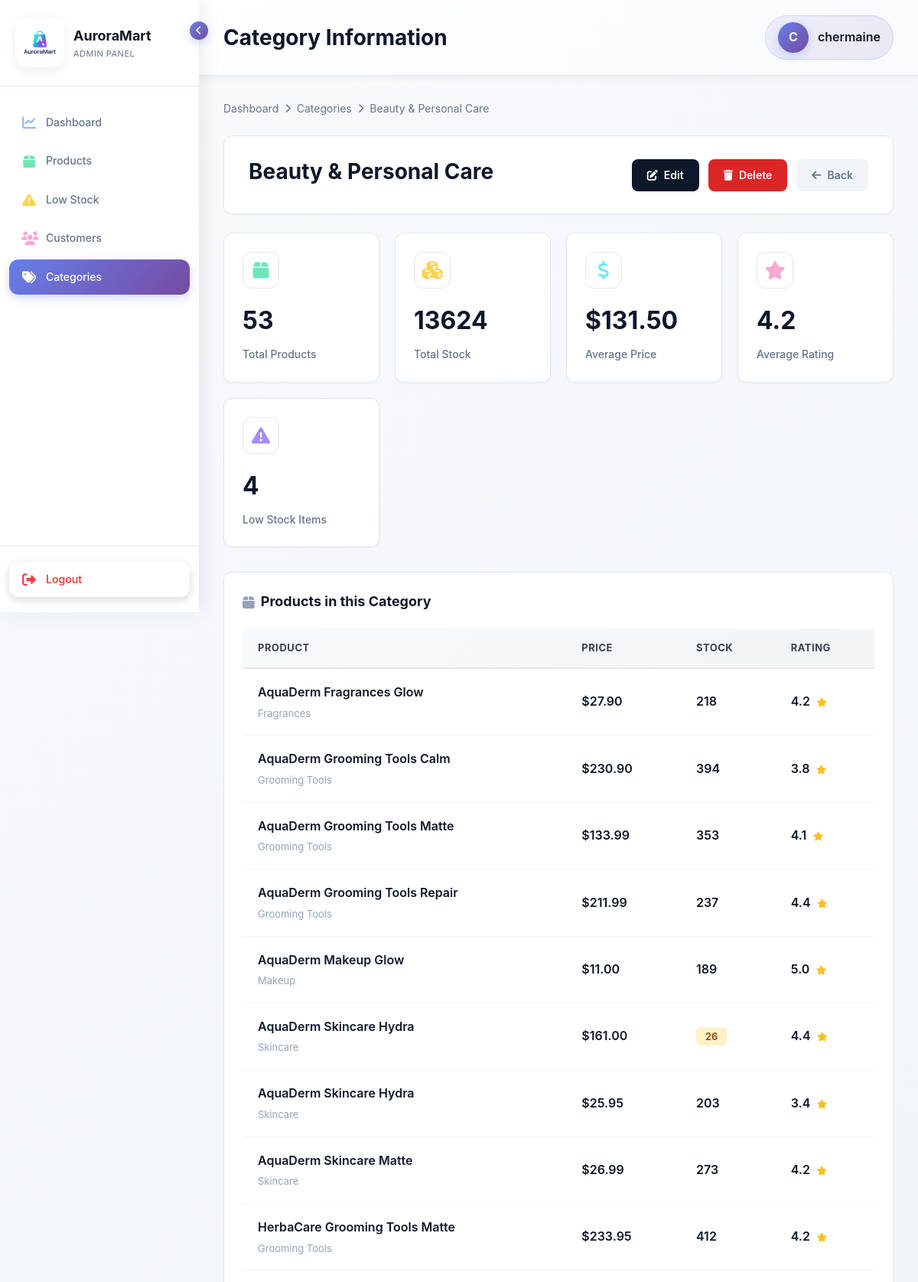
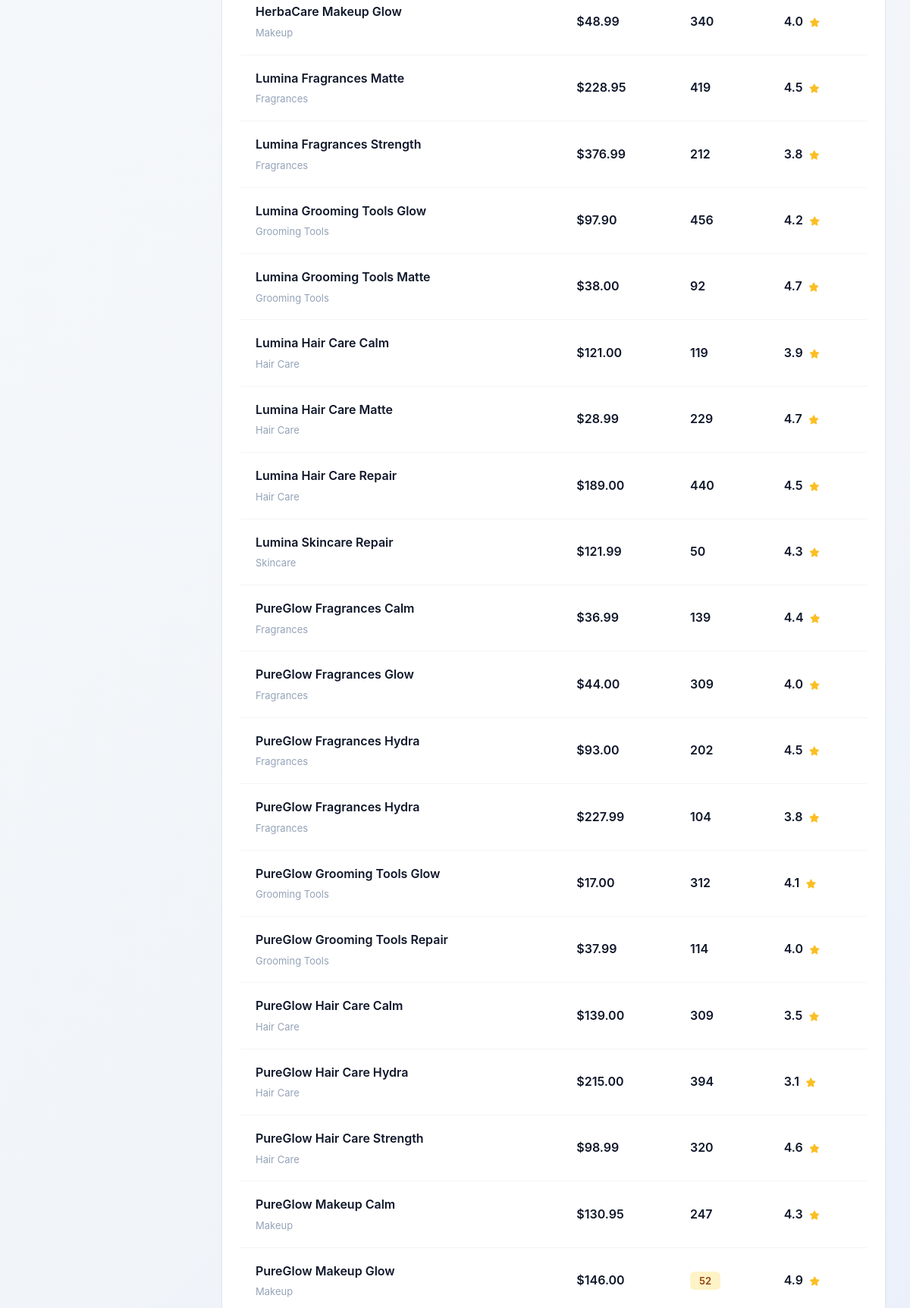
/adminpanel/categories/2/ (signed in, upper part), run on the app's committed database (2 pictures, top to bottom).
### storefront/models.py (models this page shows, shortened)
class Customer(AbstractUser):
    username = models.CharField(
        max_length=150,
        unique=True,
        help_text='Required. 150 characters or fewer. Any characters allowed.',
        validators=[],  # No validators - allow any characters
        error_messages={
            'unique': "A user with that username already exists.",
        },
    )
    age = models.IntegerField(null=True, blank=True)
    gender = models.CharField(max_length=20, blank=True)
    employment_status = models.CharField(max_length=50, blank=True)
    occupation = models.CharField(max_length=100, blank=True)
    education = models.CharField(max_length=100, blank=True)
    household_size = models.IntegerField(null=True, blank=True)
    has_children = models.BooleanField(default=False)
    monthly_income_sgd = models.DecimalField(max_digits=10, decimal_places=2, null=True, blank=True, default=None)
    preferred_category = models.ForeignKey(Category, on_delete=models.SET_NULL, null=True, blank=True)

class Category(models.Model):
    name = models.CharField(max_length=100)
    description = models.TextField(blank=True)

class Product(models.Model):
    sku = models.CharField(max_length=40, unique=True, db_index=True)  # maps "SKU code"
    name = models.CharField(max_length=200)                            # maps "Product name"
    description = models.TextField(blank=True)                         # maps "Product description"
    category = models.ForeignKey(Category, on_delete=models.CASCADE)    # maps "Product Category"
    subcategory = models.CharField(max_length=150, blank=True)         # maps "Product Subcategory"
    stock = models.IntegerField(default=0)                             # maps "Quantity on hand"
    reorder_threshold = models.IntegerField(default=5)                 # maps "Reorder Quantity"
    price = models.DecimalField(max_digits=10, decimal_places=2)       # maps "Unit price"
    rating = models.FloatField(default=0)                              # maps "Product rating"
    image = models.ImageField(upload_to='products/', blank=True, null=True, default='products/default-product.png')
    is_active = models.BooleanField(default=True)
    created_at = models.DateTimeField(auto_now_add=True, null=True, blank=True)
    updated_at = models.DateTimeField(auto_now=True, null=True, blank=True)
    class Meta:
        ordering = ['-id']
        verbose_name = "Product"
        verbose_name_plural = "Products"

### adminpanel/views/category_views.py (the view)
# urls.py: path('categories/<int:pk>/', category_views.category_detail, name='category_detail'),
@login_required(login_url='adminpanel:login')
@user_passes_test(is_staff_user, login_url='adminpanel:login')
def category_detail(request, pk):
    category = get_object_or_404(Category, pk=pk)
    products = Product.objects.filter(category=category, is_active=True).order_by('name')
    total_products = products.count()
    total_stock = products.aggregate(Sum('stock'))['stock__sum'] or 0
    avg_price = products.aggregate(Avg('price'))['price__avg'] or 0
    avg_rating = products.aggregate(Avg('rating'))['rating__avg'] or 0
    low_stock_count = 0
    for p in products:
        if p.stock < p.reorder_threshold:
            low_stock_count += 1
    context = {
        'category': category,
        'products': products,
        'total_products': total_products,
        'total_stock': total_stock,
        'avg_price': avg_price,
        'avg_rating': avg_rating,
        'low_stock_count': low_stock_count,
    }
    return render(request, 'adminpanel/category/category_detail.html', context)

### adminpanel/templates/adminpanel/category/category_detail.html (shortened to what this page needs)
{% extends 'adminpanel/base.html' %}
{% load static %}
{% block page_title %}Category Information{% endblock %}
{% block content %}
<div style="display: flex; gap: 8px; align-items: center; margin-bottom: 24px; font-size: 14px; color: #64748b;">
    <a href="{% url 'adminpanel:dashboard' %}" style="color: #64748b; text-decoration: none;">Dashboard</a>
    <i class="fas fa-chevron-right" style="font-size: 12px;"></i>
    <a href="{% url 'adminpanel:category_list' %}" style="color: #64748b; text-decoration: none;">Categories</a>
    <i class="fas fa-chevron-right" style="font-size: 12px;"></i>
    <span>{{ category.name }}</span>
</div>
<div style="background: white; border-radius: 12px; padding: 24px 32px; box-shadow: 0 1px 3px rgba(0,0,0,0.05); border: 1px solid #e2e8f0; margin-bottom: 24px; display: flex; justify-content: space-between; align-items: center;">
    <div>
        <h1 style="font-size: 28px; font-weight: 700; color: #0f172a; margin-bottom: 8px;">{{ category.name }}</h1>
    </div>
    <div style="display: flex; gap: 12px;">
        <a href="{% url 'adminpanel:category_edit' category.id %}" style="padding: 10px 20px; border-radius: 8px; font-size: 14px; font-weight: 600; text-decoration: none; display: inline-flex; align-items: center; gap: 8px; background: #0f172a; color: white; transition: all 0.2s ease;">
            <i class="fas fa-edit"></i> Edit
        </a>
        <a href="{% url 'adminpanel:category_delete' category.id %}" onclick="return confirm('Are you sure you want to delete this category?');" style="padding: 10px 20px; border-radius: 8px; font-size: 14px; font-weight: 600; text-decoration: none; display: inline-flex; align-items: center; gap: 8px; background: #dc2626; color: white; transition: all 0.2s ease;">
            <i class="fas fa-trash"></i> Delete
        </a>
        <a href="{% url 'adminpanel:category_list' %}" style="padding: 10px 20px; border-radius: 8px; font-size: 14px; font-weight: 600; text-decoration: none; display: inline-flex; align-items: center; gap: 8px; background: #f1f5f9; color: #64748b;">
            <i class="fas fa-arrow-left"></i> Back
        </a>
    </div>
</div>
<div style="display: grid; grid-template-columns: repeat(auto-fit, minmax(200px, 1fr)); gap: 20px; margin-bottom: 32px;">
    <div style="background: white; border-radius: 12px; padding: 24px; box-shadow: 0 1px 3px rgba(0,0,0,0.05); border: 1px solid #e2e8f0;">
        <div style="width: 48px; height: 48px; background: #ffffff; border-radius: 12px; display: flex; align-items: center; justify-content: center; margin-bottom: 16px; border: 1px solid #e2e8f0;">
            <i class="fas fa-box" style="font-size: 24px; color: #6ee7b7;"></i>
        </div>
        <h3 style="font-size: 32px; font-weight: 700; color: #0f172a; margin: 0;">{{ total_products }}</h3>
        <p style="color: #64748b; font-size: 14px; margin: 8px 0 0 0; font-weight: 500;">Total Products</p>
    </div>
    <div style="background: white; border-radius: 12px; padding: 24px; box-shadow: 0 1px 3px rgba(0,0,0,0.05); border: 1px solid #e2e8f0;">
        <div style="width: 48px; height: 48px; background: #ffffff; border-radius: 12px; display: flex; align-items: center; justify-content: center; margin-bottom: 16px; border: 1px solid #e2e8f0;">
            <i class="fas fa-cubes" style="font-size: 24px; color: #fcd34d;"></i>
        </div>
        <h3 style="font-size: 32px; font-weight: 700; color: #0f172a; margin: 0;">{{ total_stock }}</h3>
        <p style="color: #64748b; font-size: 14px; margin: 8px 0 0 0; font-weight: 500;">Total Stock</p>
    </div>
    <div style="background: white; border-radius: 12px; padding: 24px; box-shadow: 0 1px 3px rgba(0,0,0,0.05); border: 1px solid #e2e8f0;">
        <div style="width: 48px; height: 48px; background: #ffffff; border-radius: 12px; display: flex; align-items: center; justify-content: center; margin-bottom: 16px; border: 1px solid #e2e8f0;">
            <i class="fas fa-dollar-sign" style="font-size: 24px; color: #67e8f9;"></i>
        </div>
        <h3 style="font-size: 32px; font-weight: 700; color: #0f172a; margin: 0;">${{ avg_price|floatformat:2 }}</h3>
        <p style="color: #64748b; font-size: 14px; margin: 8px 0 0 0; font-weight: 500;">Average Price</p>
    </div>
    <div style="background: white; border-radius: 12px; padding: 24px; box-shadow: 0 1px 3px rgba(0,0,0,0.05); border: 1px solid #e2e8f0;">
        <div style="width: 48px; height: 48px; background: #ffffff; border-radius: 12px; display: flex; align-items: center; justify-content: center; margin-bottom: 16px; border: 1px solid #e2e8f0;">
            <i class="fas fa-star" style="font-size: 24px; color: #f9a8d4;"></i>
        </div>
        <h3 style="font-size: 32px; font-weight: 700; color: #0f172a; margin: 0;">{{ avg_rating|floatformat:1|default:"N/A" }}</h3>
        <p style="color: #64748b; font-size: 14px; margin: 8px 0 0 0; font-weight: 500;">Average Rating</p>
    </div>
    {% if low_stock_count > 0 %}
    <div style="background: white; border-radius: 12px; padding: 24px; box-shadow: 0 1px 3px rgba(0,0,0,0.05); border: 1px solid #e2e8f0;">
        <div style="width: 48px; height: 48px; background: #ffffff; border-radius: 12px; display: flex; align-items: center; justify-content: center; margin-bottom: 16px; border: 1px solid #e2e8f0;">
            <i class="fas fa-exclamation-triangle" style="font-size: 24px; color: #a78bfa;"></i>
        </div>
        <h3 style="font-size: 32px; font-weight: 700; color: #0f172a; margin: 0;">{{ low_stock_count }}</h3>
        <p style="color: #64748b; font-size: 14px; margin: 8px 0 0 0; font-weight: 500;">Low Stock Items</p>
    </div>
    {% endif %}
</div>
<div style="background: white; border-radius: 12px; padding: 24px; box-shadow: 0 1px 3px rgba(0,0,0,0.05); border: 1px solid #e2e8f0;">
    <h2 style="font-size: 18px; font-weight: 700; color: #0f172a; margin: 0 0 20px 0; display: flex; align-items: center; gap: 8px;">
        <i class="fas fa-box" style="color: #94a3b8;"></i>
        Products in this Category
    </h2>
    {% if products %}
    <div style="overflow-x: auto;">
        <table style="width: 100%; border-collapse: collapse;">
            <thead style="background: linear-gradient(135deg, #f9fafb 0%, #f3f4f6 100%);">
                <tr>
                    <th style="padding: 15px 20px; text-align: left; font-weight: 700; color: #374151; font-size: 13px; text-transform: uppercase; letter-spacing: 0.5px; border-bottom: 2px solid #e5e7eb;">Product</th>
                    <th style="padding: 15px 20px; text-align: left; font-weight: 700; color: #374151; font-size: 13px; text-transform: uppercase; letter-spacing: 0.5px; border-bottom: 2px solid #e5e7eb;">Price</th>
                    <th style="padding: 15px 20px; text-align: left; font-weight: 700; color: #374151; font-size: 13px; text-transform: uppercase; letter-spacing: 0.5px; border-bottom: 2px solid #e5e7eb;">Stock</th>
                    <th style="padding: 15px 20px; text-align: left; font-weight: 700; color: #374151; font-size: 13px; text-transform: uppercase; letter-spacing: 0.5px; border-bottom: 2px solid #e5e7eb;">Rating</th>
                </tr>
            </thead>
            <tbody>
                {% for product in products %}
                <tr style="border-bottom: 1px solid #f3f4f6; transition: background 0.2s ease;">
                    <td style="padding: 18px 20px;">
                        <div style="font-weight: 600; color: #0f172a; margin-bottom: 4px;">{{ product.name }}</div>
                        <div style="font-size: 13px; color: #94a3b8;">{{ product.subcategory|default:"No subcategory" }}</div>
                    </td>
                    <td style="padding: 18px 20px;">
                        <span style="font-weight: 600; color: #0f172a;">${{ product.price }}</span>
                    </td>
                    <td style="padding: 18px 20px;">
                        {% if product.stock < product.reorder_threshold %}
                        <span style="background: #fef3c7; color: #92400e; padding: 4px 12px; border-radius: 6px; font-weight: 600; font-size: 13px;">{{ product.stock }}</span>
                        {% else %}
                        <span style="color: #0f172a; font-weight: 600;">{{ product.stock }}</span>
                        {% endif %}
                    </td>
                    <td style="padding: 18px 20px;">
                        <span style="color: #0f172a; font-weight: 600;">{{ product.rating|floatformat:1 }}</span>
                        <i class="fas fa-star" style="color: #fbbf24; font-size: 12px; margin-left: 4px;"></i>
                    </td>
                </tr>
                {% endfor %}
            </tbody>
        </table>
    </div>
    {% else %}
    <div style="text-align: center; padding: 40px;">
        <i class="fas fa-box-open" style="font-size: 48px; color: #e2e8f0; margin-bottom: 16px;"></i>
        <p style="color: #94a3b8; font-size: 16px;">No products in this category yet</p>
    </div>
    {% endif %}
</div>
{% endblock %}

### adminpanel/templates/adminpanel/base.html (shortened to what this page needs)
<!DOCTYPE html>
<html lang="en">
<head>
    {% load static %}
    <link rel="stylesheet" href="https://cdnjs.cloudflare.com/ajax/libs/font-awesome/6.4.0/css/all.min.css">
</head>
<body>
    <div class="sidebar" id="sidebar">
        <div class="sidebar-header">
            <div class="sidebar-logo">
                <img src="{% static 'images/Auroramart-logo.png' %}" alt="AuroraMart Logo">
            </div>
            <div class="sidebar-brand">
                <div class="brand-name">AuroraMart</div>
                <div class="brand-subtitle">Admin Panel</div>
            </div>
            <div class="sidebar-toggle" onclick="toggleSidebar()">
                <i class="fas fa-chevron-left"></i>
            </div>
        </div>
        <nav class="sidebar-nav">
            <div class="nav-item">
                <a href="{% url 'adminpanel:dashboard' %}" class="nav-link {% if request.resolver_match.url_name == 'dashboard' %}active{% endif %}">
                    <i class="fas fa-chart-line"></i>
                    <span class="nav-text">Dashboard</span>
                </a>
            </div>
            <div class="nav-item">
                <a href="{% url 'adminpanel:product_list' %}" class="nav-link {% if 'product' in request.resolver_match.url_name %}active{% endif %}">
                    <i class="fas fa-box"></i>
                    <span class="nav-text">Products</span>
                </a>
            </div>
            <div class="nav-item">
                <a href="{% url 'adminpanel:low_stock' %}" class="nav-link {% if request.resolver_match.url_name == 'low_stock' %}active{% endif %}">
                    <i class="fas fa-exclamation-triangle"></i>
                    <span class="nav-text">Low Stock</span>
                </a>
            </div>
            <div class="nav-item">
                <a href="{% url 'adminpanel:customer_list' %}" class="nav-link {% if 'customer' in request.resolver_match.url_name %}active{% endif %}">
                    <i class="fas fa-users"></i>
                    <span class="nav-text">Customers</span>
                </a>
            </div>
            <div class="nav-item">
                <a href="{% url 'adminpanel:category_list' %}" class="nav-link {% if 'category' in request.resolver_match.url_name %}active{% endif %}">
                    <i class="fas fa-tags"></i>
                    <span class="nav-text">Categories</span>
                </a>
            </div>
        </nav>
        <div class="sidebar-footer">
            {% if user.is_authenticated %}
            <a href="{% url 'adminpanel:logout' %}" class="logout-link">
                <i class="fas fa-sign-out-alt"></i>
                <span class="nav-text">Logout</span>
            </a>
            {% endif %}
        </div>
    </div>
    <div class="main-content">
        <div class="topbar">
            <h1 class="page-title">{% block page_title %}Dashboard{% endblock %}</h1>
            {% if user.is_authenticated %}
            <div class="user-info">
                <div class="user-avatar">{{ user.username|slice:":1"|upper }}</div>
                <span class="user-name">{{ user.username }}</span>
            </div>
            {% endif %}
        </div>
        <div class="content-wrapper">
            {% block content %}{% endblock %}
        </div>
    </div>
</body>
</html>

### data on the page
Customer: username "C", username "chermaine"
Category: name "Beauty & Personal Care"
Product: name "AquaDerm Fragrances Glow", subcategory "Fragrances", price "27.90", stock "218", rating "4.2"
Product: name "AquaDerm Grooming Tools Calm", subcategory "Grooming Tools", price "230.90", stock "394", rating "3.8"
Product: name "AquaDerm Grooming Tools Matte", subcategory "Grooming Tools", price "133.99", stock "353", rating "4.1"
Product: name "AquaDerm Grooming Tools Repair", subcategory "Grooming Tools", price "211.99", stock "237", rating "4.4"
Product: name "AquaDerm Makeup Glow", subcategory "Makeup", price "11.00", stock "189", rating "5.0"
Product: name "AquaDerm Skincare Hydra", subcategory "Skincare", price "161.00", stock "26", rating "4.4"
Product: name "AquaDerm Skincare Hydra", subcategory "Skincare", price "25.95", stock "203", rating "3.4"
Product: name "AquaDerm Skincare Matte", subcategory "Skincare", price "26.99", stock "273", rating "4.2"
Product: name "HerbaCare Grooming Tools Matte", subcategory "Grooming Tools", price "233.95", stock "412", rating "4.2"
Product: name "HerbaCare Makeup Glow", subcategory "Makeup", price "48.99", stock "340", rating "4.0"
Product: name "Lumina Fragrances Matte", subcategory "Fragrances", price "228.95", stock "419", rating "4.5"
Product: name "Lumina Fragrances Strength", subcategory "Fragrances", price "376.99", stock "212", rating "3.8"
Product: name "Lumina Grooming Tools Glow", subcategory "Grooming Tools", price "97.90", stock "456", rating "4.2"
Product: name "Lumina Grooming Tools Matte", subcategory "Grooming Tools", price "38.00", stock "92", rating "4.7"
Product: name "Lumina Hair Care Calm", subcategory "Hair Care", price "121.00", stock "119", rating "3.9"
Product: name "Lumina Hair Care Matte", subcategory "Hair Care", price "28.99", stock "229", rating "4.7"
Product: name "Lumina Hair Care Repair", subcategory "Hair Care", price "189.00", stock "440", rating "4.5"
Product: name "Lumina Skincare Repair", subcategory "Skincare", price "121.99", stock "50", rating "4.3"
Product: name "PureGlow Fragrances Calm", subcategory "Fragrances", price "36.99", stock "139", rating "4.4"
Product: name "PureGlow Fragrances Glow", subcategory "Fragrances", price "44.00", stock "309", rating "4.0"
Product: name "PureGlow Fragrances Hydra", subcategory "Fragrances", price "93.00", stock "202", rating "4.5"
Product: name "PureGlow Fragrances Hydra", subcategory "Fragrances", price "227.99", stock "104", rating "3.8"
Product: name "PureGlow Grooming Tools Glow", subcategory "Grooming Tools", price "17.00", stock "312", rating "4.1"
Product: name "PureGlow Grooming Tools Repair", subcategory "Grooming Tools", price "37.99", stock "114", rating "4.0"
Product: name "PureGlow Hair Care Calm", subcategory "Hair Care", price "139.00", stock "309", rating "3.5"
Product: name "PureGlow Hair Care Hydra", subcategory "Hair Care", price "215.00", stock "394", rating "3.1"
Product: name "PureGlow Hair Care Strength", subcategory "Hair Care", price "98.99", stock "320", rating "4.6"
Product: name "PureGlow Makeup Calm", subcategory "Makeup", price "130.95", stock "247", rating "4.3"
Product: name "PureGlow Makeup Glow", subcategory "Makeup", price "146.00", stock "52", rating "4.9"

### other printed values
{{ total_products }} "53"
{{ total_stock }} "13624"
{{ avg_price|floatformat:2 }} "131.50"
{{ avg_rating|floatformat:1|default:"N/A" }} "4.2"
{{ low_stock_count }} "4"
